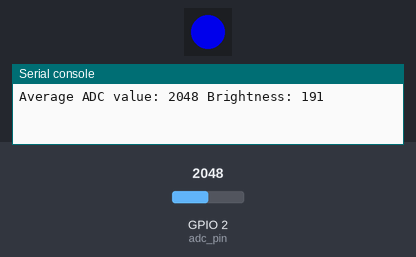
A program run on a simulated ESP32 board running MicroPython. Shown: 1 RGB LEDs in strip order, left to right, the last lines printed to the serial console. The test bench sets the inputs (shaded band); at power-on: GPIO 2 (adc_pin) = 2048 (analog values on the 0–4095 scale). Dim RGB values are drawn brighter than linear.

Above: at 1.2 s.
1.3 s: GPIO 2 (adc_pin) set to 87
At 3.5 s:
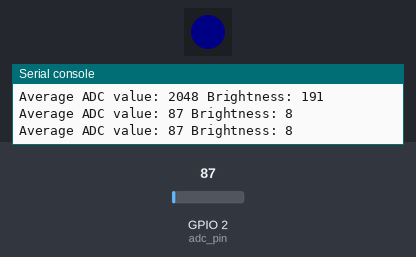
3.8 s: GPIO 2 (adc_pin) set to 74
At 5.3 s:
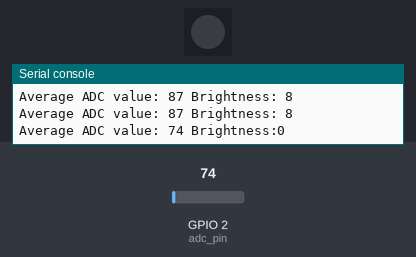
6.0 s: GPIO 2 (adc_pin) set to 491
At 7.1 s:
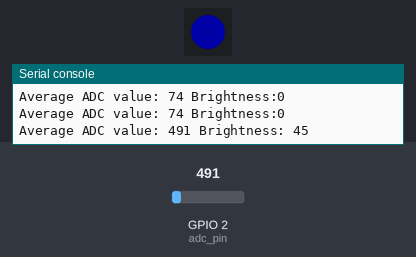
8.2 s: GPIO 2 (adc_pin) set to 40
At 10.0 s:
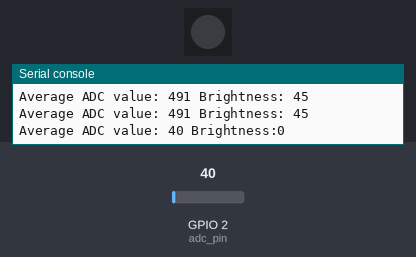
10.4 s: GPIO 2 (adc_pin) set to 2047
At 11.8 s:
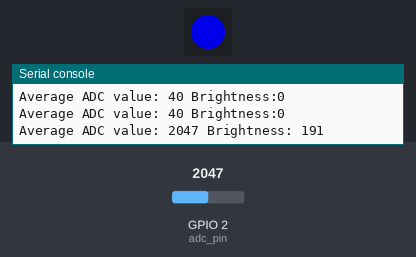
Timing chart, 0 to 13.4 s (numbered marks = the images above; inputs shaded):
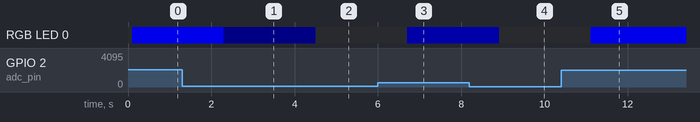

The program:

adc.py
```python
from machine import Pin, ADC
import time
from neopixel import NeoPixel

pin = Pin(48, Pin.OUT)
np = NeoPixel(pin, 1)
# 配置 ADC 引脚
adc_pin = Pin(2)  # 假设连接的 ADC 引脚是 GPIO 2

# 创建 ADC 对象
adc = ADC(adc_pin)

# 读取 ADC 信号
while True:
    adc_values = []
    for _ in range(10):  # 进行10次采样
        adc_values.append(adc.read())  # 读取 ADC 信号值
        time.sleep_ms(10)  # 间隔10毫秒
    adc_value_avg = sum(adc_values) // len(adc_values)  # 计算平均值

    if adc_value_avg > 80:
        brightness=int(adc_value_avg / 4095 * 255*1.5)
        np[0] = (0, 0, brightness)
        np.write()
        print("Average ADC value:", adc_value_avg,"Brightness:",brightness)  # 打印平均值
    else:
        np[0] = (0, 0, 0)
        np.write()
        print("Average ADC value:", adc_value_avg,"Brightness:0")
    time.sleep(1)
```

Measured:
- the behaviour switches between 81 and 80 on GPIO 2 (adc_pin) (found by bisection; images 1 and 2)
- after the input at 1.3 s, RGB LED 0: RGB(0, 0, 191) → RGB(0, 0, 8) after 1.0 s
- after the input at 3.8 s, RGB LED 0: RGB(0, 0, 8) → off after 0.71 s
- after the input at 6.0 s, RGB LED 0: off → RGB(0, 0, 45) after 0.71 s
- after the input at 8.2 s, RGB LED 0: RGB(0, 0, 45) → off after 0.71 s
- after the input at 10.4 s, RGB LED 0: off → RGB(0, 0, 191) after 0.71 s
